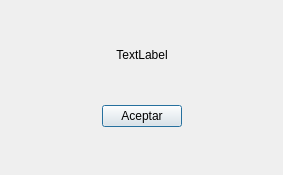
<?xml version="1.0" encoding="UTF-8"?>
<ui version="4.0">
 <class>Error</class>
 <widget class="QDialog" name="Error">
  <property name="geometry">
   <rect>
    <x>0</x>
    <y>0</y>
    <width>283</width>
    <height>175</height>
   </rect>
  </property>
  <property name="maximumSize">
   <size>
    <width>283</width>
    <height>175</height>
   </size>
  </property>
  <property name="windowTitle">
   <string>Error</string>
  </property>
  <property name="windowIcon">
   <iconset resource="../../../icon/enduring_chambers_initials.qrc">
    <normaloff>:/icons/enduring_chambers_initials.ico</normaloff>:/icons/enduring_chambers_initials.ico</iconset>
  </property>
  <property name="styleSheet">
   <string notr="true"/>
  </property>
  <layout class="QGridLayout" name="gridLayout">
   <item row="4" column="1">
    <spacer name="verticalSpacer">
     <property name="orientation">
      <enum>Qt::Vertical</enum>
     </property>
     <property name="sizeHint" stdset="0">
      <size>
       <width>20</width>
       <height>40</height>
      </size>
     </property>
    </spacer>
   </item>
   <item row="3" column="2">
    <spacer name="horizontalSpacer_2">
     <property name="orientation">
      <enum>Qt::Horizontal</enum>
     </property>
     <property name="sizeHint" stdset="0">
      <size>
       <width>40</width>
       <height>20</height>
      </size>
     </property>
    </spacer>
   </item>
   <item row="2" column="1">
    <spacer name="verticalSpacer_2">
     <property name="orientation">
      <enum>Qt::Vertical</enum>
     </property>
     <property name="sizeHint" stdset="0">
      <size>
       <width>20</width>
       <height>40</height>
      </size>
     </property>
    </spacer>
   </item>
   <item row="3" column="1">
    <widget class="QPushButton" name="push_button_accept">
     <property name="text">
      <string>Aceptar</string>
     </property>
    </widget>
   </item>
   <item row="3" column="0">
    <spacer name="horizontalSpacer">
     <property name="orientation">
      <enum>Qt::Horizontal</enum>
     </property>
     <property name="sizeHint" stdset="0">
      <size>
       <width>40</width>
       <height>20</height>
      </size>
     </property>
    </spacer>
   </item>
   <item row="1" column="1">
    <widget class="QLabel" name="label_error_description">
     <property name="text">
      <string>TextLabel</string>
     </property>
     <property name="alignment">
      <set>Qt::AlignCenter</set>
     </property>
     <property name="wordWrap">
      <bool>true</bool>
     </property>
    </widget>
   </item>
   <item row="0" column="1">
    <spacer name="verticalSpacer_3">
     <property name="orientation">
      <enum>Qt::Vertical</enum>
     </property>
     <property name="sizeHint" stdset="0">
      <size>
       <width>20</width>
       <height>40</height>
      </size>
     </property>
    </spacer>
   </item>
  </layout>
 </widget>
 <resources>
  <include location="../../../icon/enduring_chambers_initials.qrc"/>
 </resources>
 <connections/>
</ui>
